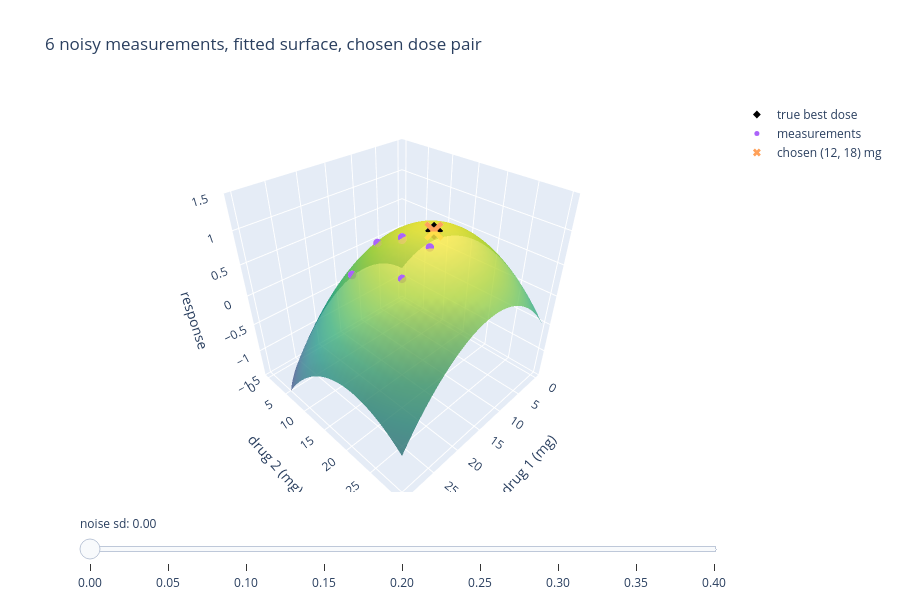

Write notebook code for a chart like this one.
### Markdown cell above
### 4. One experiment on the 3D surface (rotate it, use the slider)

### Code cell
ex = np.random.default_rng(5)
xe = CAND[ex.choice(len(CAND), 6, replace=False)]
ze = np.random.default_rng(6).normal(size=6)
grey = [[0, "#999"], [1, "#999"]]

fig = go.Figure()
fig.add_trace(go.Surface(x=X1, y=X2, z=truth2(G1, G2).T, colorscale=grey, opacity=0.35,
                         showscale=False, name="true surface"))
fig.add_trace(go.Scatter3d(x=[OPT[0]], y=[OPT[1]], z=[1.0], mode="markers", name="true best dose",
                           marker=dict(size=6, color="black", symbol="diamond")))
for sd in NOISE:
    y = truth2(xe[:, 0], xe[:, 1]) + sd * ze
    coef = fit6(xe[None], y[None])[0]
    surf = (F @ coef).reshape(G1.shape)
    k = surf.argmax()
    p = np.array([G1.ravel()[k], G2.ravel()[k]])
    vis = sd == 0
    fig.add_trace(go.Surface(x=X1, y=X2, z=surf.T, colorscale="Viridis", opacity=0.7, showscale=False,
                             name="fitted surface", visible=vis))
    fig.add_trace(go.Scatter3d(x=xe[:, 0], y=xe[:, 1], z=y, mode="markers", name="measurements",
                               marker=dict(size=5), visible=vis))
    fig.add_trace(go.Scatter3d(x=[p[0]], y=[p[1]], z=[truth2(*p)], mode="markers",
                               name=f"chosen ({p[0]:.0f}, {p[1]:.0f}) mg",
                               marker=dict(size=7, symbol="x"), visible=vis))
n_t = 2 + 3 * len(NOISE)
steps = [dict(method="update", label=f"{sd:.2f}",
              args=[dict(visible=[i < 2 or (i - 2) // 3 == j for i in range(n_t)])])
         for j, sd in enumerate(NOISE)]
fig.update_layout(sliders=[dict(active=0, currentvalue=dict(prefix="noise sd: "), steps=steps)],
                  scene=dict(xaxis_title="drug 1 (mg)", yaxis_title="drug 2 (mg)", zaxis_title="response",
                             zaxis=dict(range=[-1.5, 1.5])),
                  title="6 noisy measurements, fitted surface, chosen dose pair", height=600)
fig

### Figure 1 — Plotly figure (JSON) as saved in the notebook; plotly's stock layout.template omitted (floating-point values rounded to 4 significant figures; data arrays with more than 128 entries replaced by an {"elided": "..."} marker saying what was removed)
{"data": [{"colorscale": [[0, "#999"], [1, "#999"]], "name": "true surface", "opacity": 0.35, "showscale": false, "type": "surface", "x": [0.0, 1.0, 2.0, 3.0, 4.0, 5.0, 6.0, 7.0, 8.0, 9.0, 10.0, 11.0, 12.0, 13.0, 14.0, 15.0, 16.0, 17.0, 18.0, 19.0, 20.0, 21.0, 22.0, 23.0, 24.0, 25.0, 26.0, 27.0, 28.0, 29.0, 30.0], "y": [0.0, 1.0, 2.0, 3.0, 4.0, 5.0, 6.0, 7.0, 8.0, 9.0, 10.0, 11.0, 12.0, 13.0, 14.0, 15.0, 16.0, 17.0, 18.0, 19.0, 20.0, 21.0, 22.0, 23.0, 24.0, 25.0, 26.0, 27.0, 28.0, 29.0, 30.0], "z": {"elided": "31x31 float values"}}, {"marker": {"color": "black", "size": 6, "symbol": "diamond"}, "mode": "markers", "name": "true best dose", "type": "scatter3d", "x": [12.0], "y": [18.0], "z": [1.0]}, {"colorscale": [[0.0, "#440154"], [0.1111, "#482878"], [0.2222, "#3e4989"], [0.3333, "#31688e"], [0.4444, "#26828e"], [0.5556, "#1f9e89"], [0.6667, "#35b779"], [0.7778, "#6ece58"], [0.8889, "#b5de2b"], [1.0, "#fde725"]], "name": "fitted surface", "opacity": 0.7, "showscale": false, "type": "surface", "visible": true, "x": [0.0, 1.0, 2.0, 3.0, 4.0, 5.0, 6.0, 7.0, 8.0, 9.0, 10.0, 11.0, 12.0, 13.0, 14.0, 15.0, 16.0, 17.0, 18.0, 19.0, 20.0, 21.0, 22.0, 23.0, 24.0, 25.0, 26.0, 27.0, 28.0, 29.0, 30.0], "y": [0.0, 1.0, 2.0, 3.0, 4.0, 5.0, 6.0, 7.0, 8.0, 9.0, 10.0, 11.0, 12.0, 13.0, 14.0, 15.0, 16.0, 17.0, 18.0, 19.0, 20.0, 21.0, 22.0, 23.0, 24.0, 25.0, 26.0, 27.0, 28.0, 29.0, 30.0], "z": {"elided": "31x31 float values"}}, {"marker": {"size": 5}, "mode": "markers", "name": "measurements", "type": "scatter3d", "visible": true, "x": [15.0, 5.0, 15.0, 15.0, 20.0, 20.0], "y": [10.0, 5.0, 20.0, 15.0, 10.0, 20.0], "z": [0.6436, 0.1524, 0.9502, 0.908, 0.3458, 0.7191]}, {"marker": {"size": 7, "symbol": "x"}, "mode": "markers", "name": "chosen (12, 18) mg", "type": "scatter3d", "visible": true, "x": [12.0], "y": [18.0], "z": [1.0]}, {"colorscale": [[0.0, "#440154"], [0.1111, "#482878"], [0.2222, "#3e4989"], [0.3333, "#31688e"], [0.4444, "#26828e"], [0.5556, "#1f9e89"], [0.6667, "#35b779"], [0.7778, "#6ece58"], [0.8889, "#b5de2b"], [1.0, "#fde725"]], "name": "fitted surface", "opacity": 0.7, "showscale": false, "type": "surface", "visible": false, "x": [0.0, 1.0, 2.0, 3.0, 4.0, 5.0, 6.0, 7.0, 8.0, 9.0, 10.0, 11.0, 12.0, 13.0, 14.0, 15.0, 16.0, 17.0, 18.0, 19.0, 20.0, 21.0, 22.0, 23.0, 24.0, 25.0, 26.0, 27.0, 28.0, 29.0, 30.0], "y": [0.0, 1.0, 2.0, 3.0, 4.0, 5.0, 6.0, 7.0, 8.0, 9.0, 10.0, 11.0, 12.0, 13.0, 14.0, 15.0, 16.0, 17.0, 18.0, 19.0, 20.0, 21.0, 22.0, 23.0, 24.0, 25.0, 26.0, 27.0, 28.0, 29.0, 30.0], "z": {"elided": "31x31 float values"}}, {"marker": {"size": 5}, "mode": "markers", "name": "measurements", "type": "scatter3d", "visible": false, "x": [15.0, 5.0, 15.0, 15.0, 20.0, 20.0], "y": [10.0, 5.0, 20.0, 15.0, 10.0, 20.0], "z": [0.6962, 0.2413, 0.8226, 0.9011, 0.3965, 0.7867]}, {"marker": {"size": 7, "symbol": "x"}, "mode": "markers", "name": "chosen (15, 16) mg", "type": "scatter3d", "visible": false, "x": [15.0], "y": [16.0], "z": [0.9342]}, {"colorscale": [[0.0, "#440154"], [0.1111, "#482878"], [0.2222, "#3e4989"], [0.3333, "#31688e"], [0.4444, "#26828e"], [0.5556, "#1f9e89"], [0.6667, "#35b779"], [0.7778, "#6ece58"], [0.8889, "#b5de2b"], [1.0, "#fde725"]], "name": "fitted surface", "opacity": 0.7, "showscale": false, "type": "surface", "visible": false, "x": [0.0, 1.0, 2.0, 3.0, 4.0, 5.0, 6.0, 7.0, 8.0, 9.0, 10.0, 11.0, 12.0, 13.0, 14.0, 15.0, 16.0, 17.0, 18.0, 19.0, 20.0, 21.0, 22.0, 23.0, 24.0, 25.0, 26.0, 27.0, 28.0, 29.0, 30.0], "y": [0.0, 1.0, 2.0, 3.0, 4.0, 5.0, 6.0, 7.0, 8.0, 9.0, 10.0, 11.0, 12.0, 13.0, 14.0, 15.0, 16.0, 17.0, 18.0, 19.0, 20.0, 21.0, 22.0, 23.0, 24.0, 25.0, 26.0, 27.0, 28.0, 29.0, 30.0], "z": {"elided": "31x31 float values"}}, {"marker": {"size": 5}, "mode": "markers", "name": "measurements", "type": "scatter3d", "visible": false, "x": [15.0, 5.0, 15.0, 15.0, 20.0, 20.0], "y": [10.0, 5.0, 20.0, 15.0, 10.0, 20.0], "z": [0.7489, 0.3301, 0.6949, 0.8942, 0.4471, 0.8543]}, {"marker": {"size": 7, "symbol": "x"}, "mode": "markers", "name": "chosen (17, 16) mg", "type": "scatter3d", "visible": false, "x": [17.0], "y": [16.0], "z": [0.8578]}, {"colorscale": [[0.0, "#440154"], [0.1111, "#482878"], [0.2222, "#3e4989"], [0.3333, "#31688e"], [0.4444, "#26828e"], [0.5556, "#1f9e89"], [0.6667, "#35b779"], [0.7778, "#6ece58"], [0.8889, "#b5de2b"], [1.0, "#fde725"]], "name": "fitted surface", "opacity": 0.7, "showscale": false, "type": "surface", "visible": false, "x": [0.0, 1.0, 2.0, 3.0, 4.0, 5.0, 6.0, 7.0, 8.0, 9.0, 10.0, 11.0, 12.0, 13.0, 14.0, 15.0, 16.0, 17.0, 18.0, 19.0, 20.0, 21.0, 22.0, 23.0, 24.0, 25.0, 26.0, 27.0, 28.0, 29.0, 30.0], "y": [0.0, 1.0, 2.0, 3.0, 4.0, 5.0, 6.0, 7.0, 8.0, 9.0, 10.0, 11.0, 12.0, 13.0, 14.0, 15.0, 16.0, 17.0, 18.0, 19.0, 20.0, 21.0, 22.0, 23.0, 24.0, 25.0, 26.0, 27.0, 28.0, 29.0, 30.0], "z": {"elided": "31x31 float values"}}, {"marker": {"size": 5}, "mode": "markers", "name": "measurements", "type": "scatter3d", "visible": false, "x": [15.0, 5.0, 15.0, 15.0, 20.0, 20.0], "y": [10.0, 5.0, 20.0, 15.0, 10.0, 20.0], "z": [0.8015, 0.4189, 0.5672, 0.8873, 0.4978, 0.9219]}, {"marker": {"size": 7, "symbol": "x"}, "mode": "markers", "name": "chosen (20, 18) mg", "type": "scatter3d", "visible": false, "x": [20.0], "y": [18.0], "z": [0.7156]}, {"colorscale": [[0.0, "#440154"], [0.1111, "#482878"], [0.2222, "#3e4989"], [0.3333, "#31688e"], [0.4444, "#26828e"], [0.5556, "#1f9e89"], [0.6667, "#35b779"], [0.7778, "#6ece58"], [0.8889, "#b5de2b"], [1.0, "#fde725"]], "name": "fitted surface", "opacity": 0.7, "showscale": false, "type": "surface", "visible": false, "x": [0.0, 1.0, 2.0, 3.0, 4.0, 5.0, 6.0, 7.0, 8.0, 9.0, 10.0, 11.0, 12.0, 13.0, 14.0, 15.0, 16.0, 17.0, 18.0, 19.0, 20.0, 21.0, 22.0, 23.0, 24.0, 25.0, 26.0, 27.0, 28.0, 29.0, 30.0], "y": [0.0, 1.0, 2.0, 3.0, 4.0, 5.0, 6.0, 7.0, 8.0, 9.0, 10.0, 11.0, 12.0, 13.0, 14.0, 15.0, 16.0, 17.0, 18.0, 19.0, 20.0, 21.0, 22.0, 23.0, 24.0, 25.0, 26.0, 27.0, 28.0, 29.0, 30.0], "z": {"elided": "31x31 float values"}}, {"marker": {"size": 5}, "mode": "markers", "name": "measurements", "type": "scatter3d", "visible": false, "x": [15.0, 5.0, 15.0, 15.0, 20.0, 20.0], "y": [10.0, 5.0, 20.0, 15.0, 10.0, 20.0], "z": [0.8542, 0.5077, 0.4396, 0.8804, 0.5485, 0.9895]}, {"marker": {"size": 7, "symbol": "x"}, "mode": "markers", "name": "chosen (30, 27) mg", "type": "scatter3d", "visible": false, "x": [30.0], "y": [27.0], "z": [-0.584]}, {"colorscale": [[0.0, "#440154"], [0.1111, "#482878"], [0.2222, "#3e4989"], [0.3333, "#31688e"], [0.4444, "#26828e"], [0.5556, "#1f9e89"], [0.6667, "#35b779"], [0.7778, "#6ece58"], [0.8889, "#b5de2b"], [1.0, "#fde725"]], "name": "fitted surface", "opacity": 0.7, "showscale": false, "type": "surface", "visible": false, "x": [0.0, 1.0, 2.0, 3.0, 4.0, 5.0, 6.0, 7.0, 8.0, 9.0, 10.0, 11.0, 12.0, 13.0, 14.0, 15.0, 16.0, 17.0, 18.0, 19.0, 20.0, 21.0, 22.0, 23.0, 24.0, 25.0, 26.0, 27.0, 28.0, 29.0, 30.0], "y": [0.0, 1.0, 2.0, 3.0, 4.0, 5.0, 6.0, 7.0, 8.0, 9.0, 10.0, 11.0, 12.0, 13.0, 14.0, 15.0, 16.0, 17.0, 18.0, 19.0, 20.0, 21.0, 22.0, 23.0, 24.0, 25.0, 26.0, 27.0, 28.0, 29.0, 30.0], "z": {"elided": "31x31 float values"}}, {"marker": {"size": 5}, "mode": "markers", "name": "measurements", "type": "scatter3d", "visible": false, "x": [15.0, 5.0, 15.0, 15.0, 20.0, 20.0], "y": [10.0, 5.0, 20.0, 15.0, 10.0, 20.0], "z": [0.9068, 0.5966, 0.3119, 0.8735, 0.5992, 1.057]}, {"marker": {"size": 7, "symbol": "x"}, "mode": "markers", "name": "chosen (30, 27) mg", "type": "scatter3d", "visible": false, "x": [30.0], "y": [27.0], "z": [-0.584]}, {"colorscale": [[0.0, "#440154"], [0.1111, "#482878"], [0.2222, "#3e4989"], [0.3333, "#31688e"], [0.4444, "#26828e"], [0.5556, "#1f9e89"], [0.6667, "#35b779"], [0.7778, "#6ece58"], [0.8889, "#b5de2b"], [1.0, "#fde725"]], "name": "fitted surface", "opacity": 0.7, "showscale": false, "type": "surface", "visible": false, "x": [0.0, 1.0, 2.0, 3.0, 4.0, 5.0, 6.0, 7.0, 8.0, 9.0, 10.0, 11.0, 12.0, 13.0, 14.0, 15.0, 16.0, 17.0, 18.0, 19.0, 20.0, 21.0, 22.0, 23.0, 24.0, 25.0, 26.0, 27.0, 28.0, 29.0, 30.0], "y": [0.0, 1.0, 2.0, 3.0, 4.0, 5.0, 6.0, 7.0, 8.0, 9.0, 10.0, 11.0, 12.0, 13.0, 14.0, 15.0, 16.0, 17.0, 18.0, 19.0, 20.0, 21.0, 22.0, 23.0, 24.0, 25.0, 26.0, 27.0, 28.0, 29.0, 30.0], "z": {"elided": "31x31 float values"}}, {"marker": {"size": 5}, "mode": "markers", "name": "measurements", "type": "scatter3d", "visible": false, "x": [15.0, 5.0, 15.0, 15.0, 20.0, 20.0], "y": [10.0, 5.0, 20.0, 15.0, 10.0, 20.0], "z": [0.9595, 0.6854, 0.1842, 0.8666, 0.6499, 1.125]}, {"marker": {"size": 7, "symbol": "x"}, "mode": "markers", "name": "chosen (30, 28) mg", "type": "scatter3d", "visible": false, "x": [30.0], "y": [28.0], "z": [-0.6444]}, {"colorscale": [[0.0, "#440154"], [0.1111, "#482878"], [0.2222, "#3e4989"], [0.3333, "#31688e"], [0.4444, "#26828e"], [0.5556, "#1f9e89"], [0.6667, "#35b779"], [0.7778, "#6ece58"], [0.8889, "#b5de2b"], [1.0, "#fde725"]], "name": "fitted surface", "opacity": 0.7, "showscale": false, "type": "surface", "visible": false, "x": [0.0, 1.0, 2.0, 3.0, 4.0, 5.0, 6.0, 7.0, 8.0, 9.0, 10.0, 11.0, 12.0, 13.0, 14.0, 15.0, 16.0, 17.0, 18.0, 19.0, 20.0, 21.0, 22.0, 23.0, 24.0, 25.0, 26.0, 27.0, 28.0, 29.0, 30.0], "y": [0.0, 1.0, 2.0, 3.0, 4.0, 5.0, 6.0, 7.0, 8.0, 9.0, 10.0, 11.0, 12.0, 13.0, 14.0, 15.0, 16.0, 17.0, 18.0, 19.0, 20.0, 21.0, 22.0, 23.0, 24.0, 25.0, 26.0, 27.0, 28.0, 29.0, 30.0], "z": {"elided": "31x31 float values"}}, {"marker": {"size": 5}, "mode": "markers", "name": "measurements", "type": "scatter3d", "visible": false, "x": [15.0, 5.0, 15.0, 15.0, 20.0, 20.0], "y": [10.0, 5.0, 20.0, 15.0, 10.0, 20.0], "z": [1.012, 0.7742, 0.05657, 0.8597, 0.7006, 1.192]}, {"marker": {"size": 7, "symbol": "x"}, "mode": "markers", "name": "chosen (30, 28) mg", "type": "scatter3d", "visible": false, "x": [30.0], "y": [28.0], "z": [-0.6444]}, {"colorscale": [[0.0, "#440154"], [0.1111, "#482878"], [0.2222, "#3e4989"], [0.3333, "#31688e"], [0.4444, "#26828e"], [0.5556, "#1f9e89"], [0.6667, "#35b779"], [0.7778, "#6ece58"], [0.8889, "#b5de2b"], [1.0, "#fde725"]], "name": "fitted surface", "opacity": 0.7, "showscale": false, "type": "surface", "visible": false, "x": [0.0, 1.0, 2.0, 3.0, 4.0, 5.0, 6.0, 7.0, 8.0, 9.0, 10.0, 11.0, 12.0, 13.0, 14.0, 15.0, 16.0, 17.0, 18.0, 19.0, 20.0, 21.0, 22.0, 23.0, 24.0, 25.0, 26.0, 27.0, 28.0, 29.0, 30.0], "y": [0.0, 1.0, 2.0, 3.0, 4.0, 5.0, 6.0, 7.0, 8.0, 9.0, 10.0, 11.0, 12.0, 13.0, 14.0, 15.0, 16.0, 17.0, 18.0, 19.0, 20.0, 21.0, 22.0, 23.0, 24.0, 25.0, 26.0, 27.0, 28.0, 29.0, 30.0], "z": {"elided": "31x31 float values"}}, {"marker": {"size": 5}, "mode": "markers", "name": "measurements", "type": "scatter3d", "visible": false, "x": [15.0, 5.0, 15.0, 15.0, 20.0, 20.0], "y": [10.0, 5.0, 20.0, 15.0, 10.0, 20.0], "z": [1.065, 0.863, -0.07109, 0.8528, 0.7513, 1.26]}, {"marker": {"size": 7, "symbol": "x"}, "mode": "markers", "name": "chosen (30, 28) mg", "type": "scatter3d", "visible": false, "x": [30.0], "y": [28.0], "z": [-0.6444]}], "layout": {"height": 600, "scene": {"xaxis": {"title": {"text": "drug 1 (mg)"}}, "yaxis": {"title": {"text": "drug 2 (mg)"}}, "zaxis": {"range": [-1.5, 1.5], "title": {"text": "response"}}}, "sliders": [{"active": 0, "currentvalue": {"prefix": "noise sd: "}, "steps": [{"args": [{"visible": [true, true, true, true, true, false, false, false, false, false, false, false, false, false, false, false, false, false, false, false, false, false, false, false, false, false, false, false, false]}], "label": "0.00", "method": "update"}, {"args": [{"visible": [true, true, false, false, false, true, true, true, false, false, false, false, false, false, false, false, false, false, false, false, false, false, false, false, false, false, false, false, false]}], "label": "0.05", "method": "update"}, {"args": [{"visible": [true, true, false, false, false, false, false, false, true, true, true, false, false, false, false, false, false, false, false, false, false, false, false, false, false, false, false, false, false]}], "label": "0.10", "method": "update"}, {"args": [{"visible": [true, true, false, false, false, false, false, false, false, false, false, true, true, true, false, false, false, false, false, false, false, false, false, false, false, false, false, false, false]}], "label": "0.15", "method": "update"}, {"args": [{"visible": [true, true, false, false, false, false, false, false, false, false, false, false, false, false, true, true, true, false, false, false, false, false, false, false, false, false, false, false, false]}], "label": "0.20", "method": "update"}, {"args": [{"visible": [true, true, false, false, false, false, false, false, false, false, false, false, false, false, false, false, false, true, true, true, false, false, false, false, false, false, false, false, false]}], "label": "0.25", "method": "update"}, {"args": [{"visible": [true, true, false, false, false, false, false, false, false, false, false, false, false, false, false, false, false, false, false, false, true, true, true, false, false, false, false, false, false]}], "label": "0.30", "method": "update"}, {"args": [{"visible": [true, true, false, false, false, false, false, false, false, false, false, false, false, false, false, false, false, false, false, false, false, false, false, true, true, true, false, false, false]}], "label": "0.35", "method": "update"}, {"args": [{"visible": [true, true, false, false, false, false, false, false, false, false, false, false, false, false, false, false, false, false, false, false, false, false, false, false, false, false, true, true, true]}], "label": "0.40", "method": "update"}]}], "title": {"text": "6 noisy measurements, fitted surface, chosen dose pair"}}}
